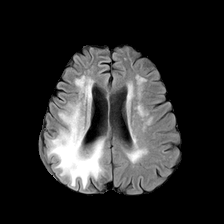
#> input picture Introduction/Yan Yan_week 1/week 1 code/brain.png, 224 x 224 px
$ python 'otsu for brain.py'
#> lines starting #> are read from the running program, lines starting #| are printed output that depends on the picture; after the words box and inside, x2 and y2 are one past the last pixel; in counts of white or black regions, pixels touching at a corner belong together
import matplotlib.pyplot as plt
import numpy as np
from PIL import Image


def otsu(img: np.ndarray) -> float:
    hist=np.bincount(img.flatten(), minlength=256)
    total_pixel_num=img.size
    num_background=0
    num_foreground=0
    current_max_inter_variance=0
    threshold=0
    sum_pixel_value = np.sum(np.arange(256) * hist)
    inter_variance_list=[]
    intra_variance_list = []
    sum_pixel_back=0

    for i in range(256):
        num_background=num_background+hist[i]
        if num_background==0:
            continue
        num_foreground=total_pixel_num-num_background
        if num_foreground==0:
            break
        sum_pixel_back =sum_pixel_back+ i*hist[i]
        sum_pixel_fore=sum_pixel_value-sum_pixel_back
        mean_pixel_back=sum_pixel_back/num_background
        mean_pixel_fore=sum_pixel_fore/num_foreground


        intra_variance = num_background * (mean_pixel_back - mean_pixel_back ** 2) + num_foreground * (mean_pixel_fore - mean_pixel_fore ** 2)
        intra_variance_list.append(intra_variance)

        inter_variance = num_background * num_foreground * (mean_pixel_back - mean_pixel_fore) ** 2
        inter_variance_list.append(inter_variance)


        if inter_variance > current_max_inter_variance:
            current_max_inter_variance=inter_variance
            threshold=i


    return threshold, intra_variance_list, inter_variance_list


if __name__ == "__main__":
    I = Image.open('brain.png')
#> I is the input picture: PIL image 224x224 RGBA; mean R, G, B, A 44.8, 44.8, 44.8, 255
    grey_img=I.convert('L')
    img = np.array(grey_img)
    print('Image resoluttion', img.shape)
#| Image resoluttion (224, 224)
    threshold, intra_variance_list, inter_variance_list = otsu(img)
#> in otsu, `hist=np.bincount(img.flatten(), minlength=256)`: hist = 256 values, max 33216 at index 0, min 18 at index 247, mean 196
#> in otsu, `sum_pixel_value = np.sum(np.arange(256) * hist)`: sum_pixel_value = 2247882
#> the loop in otsu, `for i in range(256):` made 256 passes
#> (num_background, num_foreground, sum_pixel_back, sum_pixel_fore, mean_pixel_back, mean_pixel_fore, intra_variance, current_max_inter_variance) on passes 1 to 10: (33216, 16960, 0, 2247882, 0, 132.5, -295686875.4, 9.9e+12), (33264, 16912, 48, 2247834, 0.00144, 132.9, -296519720.5, 9.94e+12), (33299, 16877, 118, 2247764, 0.00354, 133.2, -297120667.3, 9.97e+12), (33343, 16833, 250, 2247632, 0.0075, 133.5, -297867940.4, 1e+13), (33377, 16799, 386, 2247496, 0.0116, 133.8, -298438965.1, 1e+13), (33403, 16773, 516, 2247366, 0.0154, 134, -298870228.8, 1.01e+13), (33434, 16742, 702, 2247180, 0.021, 134.2, -299377861.6, 1.01e+13), (33474, 16702, 982, 2246900, 0.0293, 134.5, -300024905.2, 1.01e+13), (33503, 16673, 1214, 2246668, 0.0362, 134.7, -300488148.4, 1.01e+13), (33531, 16645, 1466, 2246416, 0.0437, 135, -300929403.2, 1.02e+13)
#> (num_background, num_foreground, sum_pixel_back, sum_pixel_fore, mean_pixel_back) on pass 78: (36197, 13979, 118571, 2129311, 3.28)

    plt.figure(figsize=(12, 6))
    plt.subplot(2, 2, 1)
    plt.title('Histogram of Image')
    plt.hist(img.flatten(), bins=256)
    plt.axvline(x=threshold, color='k', linestyle='--')
    plt.xlabel('Pixel Intensity')
    plt.ylabel('Frequency')

    plt.subplot(2, 2, 2)
    plt.title('Intra-class Variance Curve')
    plt.plot(range(len(intra_variance_list)), intra_variance_list)
    plt.xlabel('Threshold')
    plt.ylabel('Intra-class Variance')

    plt.subplot(2, 2, 3)
    plt.title('Inter-class Variance Curve')
    plt.plot(range(len(inter_variance_list)), inter_variance_list)
    plt.xlabel('Threshold')
    plt.ylabel('Inter-class Variance')

    otsu_img = (img > threshold) * 255
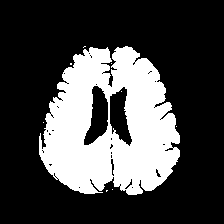
#> otsu_img: shape (224, 224) int64; 27.9% white; 9 white regions (8 under 20 px), largest, box (x1, y1, x2, y2) and area: (39, 46, 180, 195) 13964
    plt.subplot(2, 2, 4)
    plt.title(f'Thresholded Image with Threshold {threshold}')
    plt.imshow(otsu_img, cmap='gray')

    plt.tight_layout()
    plt.show()
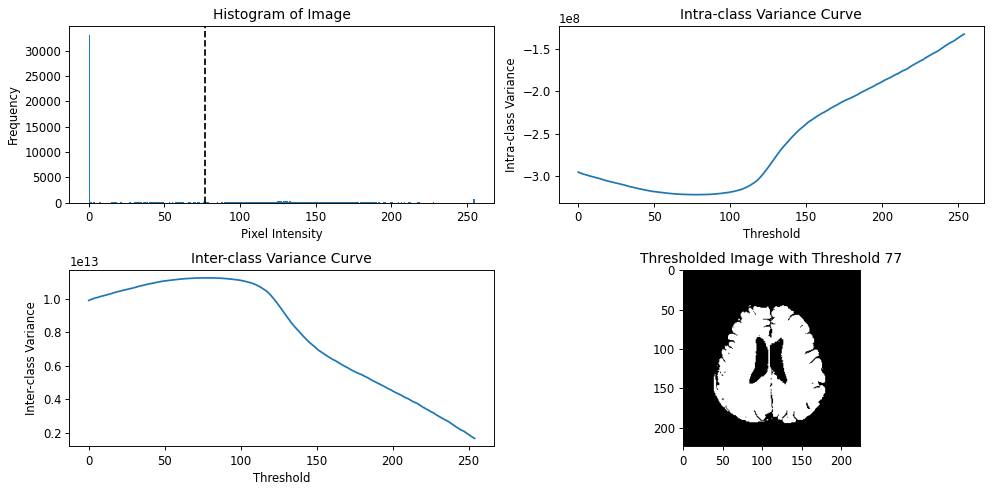
#> figure drawn by matplotlib, 4 panels; panel 1: tallest bar 33216 high, from x = 0 to 0.996; panel 2: curve peaks at x = 254, y = -131915871.2; panel 3: curve peaks at x = 77, y = 1.12e+13

    print(f"The calculated threshold is: {threshold}")
#| The calculated threshold is: 77
